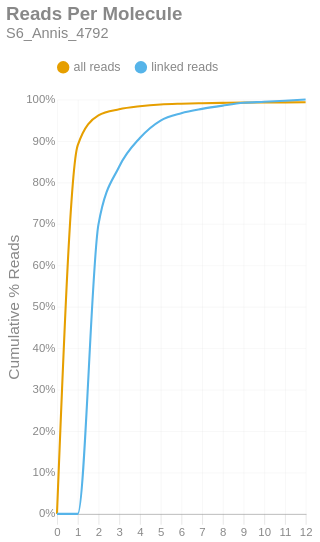

The notebook cell this image was saved under:
### Markdown cell above
### Reads per Molecule
This chart shows the cumulative distribution of the number of reads per linked molecule. That is, how many alignments are associated with a unique molecule. This excludes the number of reads associated with invalid or absent linked-read barcodes. The `linked` histogram is the percentages recalculated when disregarding singletons.

### Code cell
if SKIPLR:
    print_html(f"Skipped")
else:
    counts = np.bincount(valids['reads'].cast(pl.Int64).to_numpy())
    weighted = counts * np.arange(len(counts))
    all_perc = weighted / n_reads
    linked_perc = weighted / n_linked_reads
    linked_perc[1] = 0
    binned_df = pl.DataFrame({
        'readsper': list(range(len(counts))),
        'all reads (cumsum)': np.cumsum(all_perc).tolist(),
        'linked reads (cumsum)': np.cumsum(linked_perc).tolist(),
    })

    with SafeRender(binned_df):
        (
            density_plot(binned_df, 'Reads Per Molecule', samplename, 'readspmol')
            .encode(
                x=alt.X('readsper:O', title=None).axis(labelAngle=0).scale(padding=0),
                y=alt.Y('value:Q', title='Cumulative % Reads').axis(format='%').stack(False),
                color=alt.Color("key:N").scale(domain=["all reads", "linked reads"]),
                tooltip=[
                    alt.Tooltip("key:N", title="Data Type"),
                    alt.Tooltip("readsper:O", title="Reads Per Molecule"),
                    alt.Tooltip("value:Q", format=".2%", title="% Reads (Cum.)")
                ]            
            )
        ).display()

### Figure 1 — Vega-Lite specification as saved in the notebook (floating-point values rounded to 4 significant figures)
{"width": "container", "height": 400, "config": {"title": {"anchor": "start", "dy": -15, "fontSize": 18, "color": "#888888", "subtitleColor": "#888888", "subtitleFontSize": 14}, "arc": {"fill": "#0072B2"}, "axis": {"domainColor": "#888888", "domainWidth": 0.5, "gridWidth": 0.2, "grid": false, "titleFontWeight": 400, "titleFontSize": 15, "labelFontSize": 11, "labelColor": "#888888", "tickColor": "#888888", "tickWidth": 0.2, "titleColor": "#888888"}, "axisBand": {"grid": false}, "axisX": {"grid": true, "tickSize": 10, "domainCap": "round"}, "axisY": {"domain": false, "grid": true, "tickSize": 0, "domainCap": "round"}, "background": "transparent", "header": {"labelFontSize": 15, "labelColor": "#888888", "titleFontSize": 15, "titleFontWeight": 600, "titleColor": "#888888"}, "legend": {"labelFont": "sans-serif", "labelFontSize": 12, "labelColor": "#888888", "symbolSize": 100, "symbolType": "circle", "titleFontSize": 12, "titlePadding": 10, "titleColor": "#888888", "title": null, "orient": "top"}, "range": {"category": ["#E69F00", "#56B4E9", "#009E73", "#F0E442", "#0072B2", "#D55E00", "#CC79A7", "#000000"], "diverging": ["#cfe8f3", "#a2d4ec", "#73bfe2", "#46abdb", "#1696d2", "#12719e"]}, "area": {"fill": "#0072B2", "fillOpacity": 0.7, "line": true, "strokeOpacity": 0.7}, "line": {"color": "#0072B2", "stroke": "#0072B2", "strokeWidth": 2}, "trail": {"color": "#0072B2", "stroke": "#0072B2", "strokeWidth": 0, "size": 1}, "point": {"filled": true, "fillOpacity": 1.0, "size": 95}, "text": {"color": "#888888", "fontSize": 11, "align": "right", "fontWeight": 400, "size": 11}, "bar": {"fill": "#0072B2", "stroke": null}, "view": {"stroke": null, "continuousWidth": 660, "continuousHeight": 400}}, "data": {"name": "data-1f2dbb1dd47e62d982d4ee51ea48f58a"}, "mark": {"type": "line", "interpolate": "monotone", "point": {"opacity": 0, "size": 275}}, "encoding": {"color": {"field": "key", "scale": {"domain": ["all reads", "linked reads"]}, "type": "nominal"}, "tooltip": [{"field": "key", "title": "Data Type", "type": "nominal"}, {"field": "readsper", "title": "Reads Per Molecule", "type": "ordinal"}, {"field": "value", "format": ".2%", "title": "% Reads (Cum.)", "type": "quantitative"}], "x": {"axis": {"labelAngle": 0}, "field": "readsper", "scale": {"padding": 0}, "title": null, "type": "ordinal"}, "y": {"axis": {"format": "%"}, "field": "value", "stack": false, "title": "Cumulative % Reads", "type": "quantitative"}}, "params": [{"name": "param_c36ac31b6afebe62", "select": {"type": "point", "fields": ["key"]}, "bind": "legend"}], "title": {"text": "Reads Per Molecule", "subtitle": "S6_Annis_4792"}, "transform": [{"fold": ["all reads (cumsum)", "linked reads (cumsum)"]}, {"calculate": "replace(datum.key, ' (cumsum)', '')", "as": "key"}, {"filter": {"param": "param_c36ac31b6afebe62"}}], "usermeta": {"embedOptions": {"downloadFileName": "S6_Annis_4792.readspmol"}}, "$schema": "https://vega.github.io/schema/vega-lite/v6.1.0.json", "datasets": {"data-1f2dbb1dd47e62d982d4ee51ea48f58a": [{"readsper": 0, "all reads (cumsum)": 0.0, "linked reads (cumsum)": 0.0}, {"readsper": 1, "all reads (cumsum)": 0.8891, "linked reads (cumsum)": 0.0}, {"readsper": 2, "all reads (cumsum)": 0.9618, "linked reads (cumsum)": 0.698}, {"readsper": 3, "all reads (cumsum)": 0.9763, "linked reads (cumsum)": 0.8376}, {"readsper": 4, "all reads (cumsum)": 0.9836, "linked reads (cumsum)": 0.9069}, {"readsper": 5, "all reads (cumsum)": 0.9879, "linked reads (cumsum)": 0.949}, {"readsper": 6, "all reads (cumsum)": 0.9898, "linked reads (cumsum)": 0.9668}, {"readsper": 7, "all reads (cumsum)": 0.9909, "linked reads (cumsum)": 0.9772}, {"readsper": 8, "all reads (cumsum)": 0.9917, "linked reads (cumsum)": 0.9851}, {"readsper": 9, "all reads (cumsum)": 0.9924, "linked reads (cumsum)": 0.9918}, {"readsper": 10, "all reads (cumsum)": 0.9927, "linked reads (cumsum)": 0.9943}, {"readsper": 11, "all reads (cumsum)": 0.9929, "linked reads (cumsum)": 0.997}, {"readsper": 12, "all reads (cumsum)": 0.9932, "linked reads (cumsum)": 1.0}]}}
